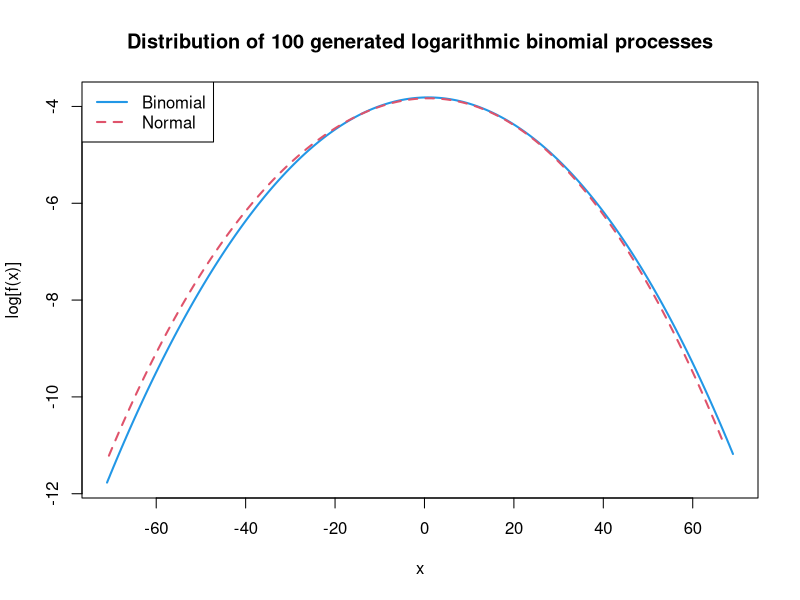

R code for this plot:
# clear variables and close windows
rm(list = ls(all = TRUE))
graphics.off()


# Set function 

SFEbinomv = function(n,k,p){

  if (n<=0){
    stop("please input n > 0!")
  }   
  if (k<=0){
    stop("please input k > 0!")
  }   
  if (p<=0|p>=1){
    stop("please choose p in the interval of (0,1)!")
  }   
  
  # make sure number of steps is integer
  n = floor(n) 
  
  # make sure number of path is integer
  k = floor(k) 
  
  
  set.seed(0)
  
  # generate n*k random numbers between 0 and 1
  z = matrix(runif(n*k), n, k)
  
  # scale ordinary binomial processes z (-1, 1)
  z1 = ((floor(-z+p)) + 0.5)*2          
  
  # end values of the k binomial processes
  x = apply(z1, MARGIN = 2, FUN = sum) 
  
  # bandwidth used to estimate the density of end values
  h = 0.3*(max(x) - min(x))            
  
  # Kernel-based density estimation of x with specified bandwidth
  xdens = density(x, bw=h)                 
  
  # Normal approximation of x
  trend    = n *(2 * p - 1)
  std      = sqrt(4 * n * p * (1 - p))
  norm     = std * rnorm(k) + trend
  normdens = density(norm, bw=h)
  
  # title of the plot
  Title = paste("Distribution of ", k, " generated logarithmic binomial processes", sep = "")
  
  # plot of logs of densities
  plot(as.matrix(xdens$x), log(as.matrix(xdens$y)), type="l", lwd=2, col=4, 
       xlim = c(min(xdens$x,normdens$x), max(xdens$x,normdens$x)),
       ylim = c(min(log(xdens$y),log(normdens$y)), max(log(xdens$y),log(normdens$y))),
       main = Title,
       xlab = "x",
       ylab = "log[f(x)]")
  lines(as.matrix(normdens$x), log(as.matrix(normdens$y)), col=2, lwd=2, lty=2)
  legend("topleft", c("Binomial", "Normal"), col = c(4,2), lwd=2, lty=1:2)
}

SFEbinomv(n = 100, k = 100, p = 0.5)
